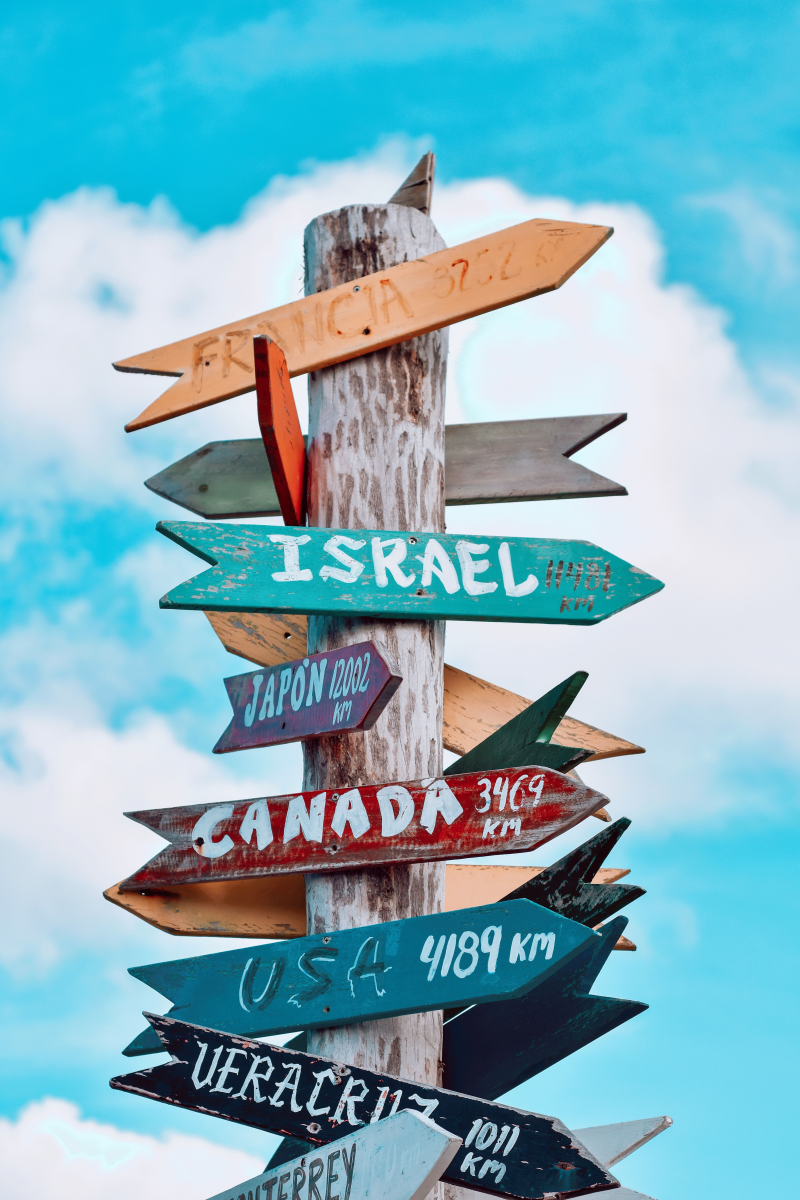
#> input picture frontend/images/home.jpg, 4000 x 6000 px (shown at 1/5 size); its folder holds only this picture in this run
$ python compress_images.py
#> lines starting #> are read from the running program, lines starting #| are printed output that depends on the picture
import os
from PIL import Image

def compress_images(directory):
    # Total space saved tracking
    total_original_size = 0
    total_compressed_size = 0
    compressed_count = 0

    for root, _, files in os.walk(directory):
        for file in files:
            if file.lower().endswith(('.jpg', '.jpeg', '.png')):
                filepath = os.path.join(root, file)

                # Get original size
                original_size = os.path.getsize(filepath)
                total_original_size += original_size

                try:
                    with Image.open(filepath) as img:
                        # Convert to RGB if necessary (e.g. PNG with alpha)
#> img is the input picture: PIL image 4000x6000 RGB; mean R, G, B 129.5, 178, 191.4
                        if img.mode in ("RGBA", "P"):
                            img = img.convert("RGB")

                        # Calculate new size while maintaining aspect ratio
                        max_width = 800
                        if img.width > max_width:
                            ratio = max_width / img.width
#> ratio = 0.2
                            new_height = int(img.height * ratio)
#> new_height = 1200
                            img = img.resize((max_width, new_height), Image.Resampling.LANCZOS)
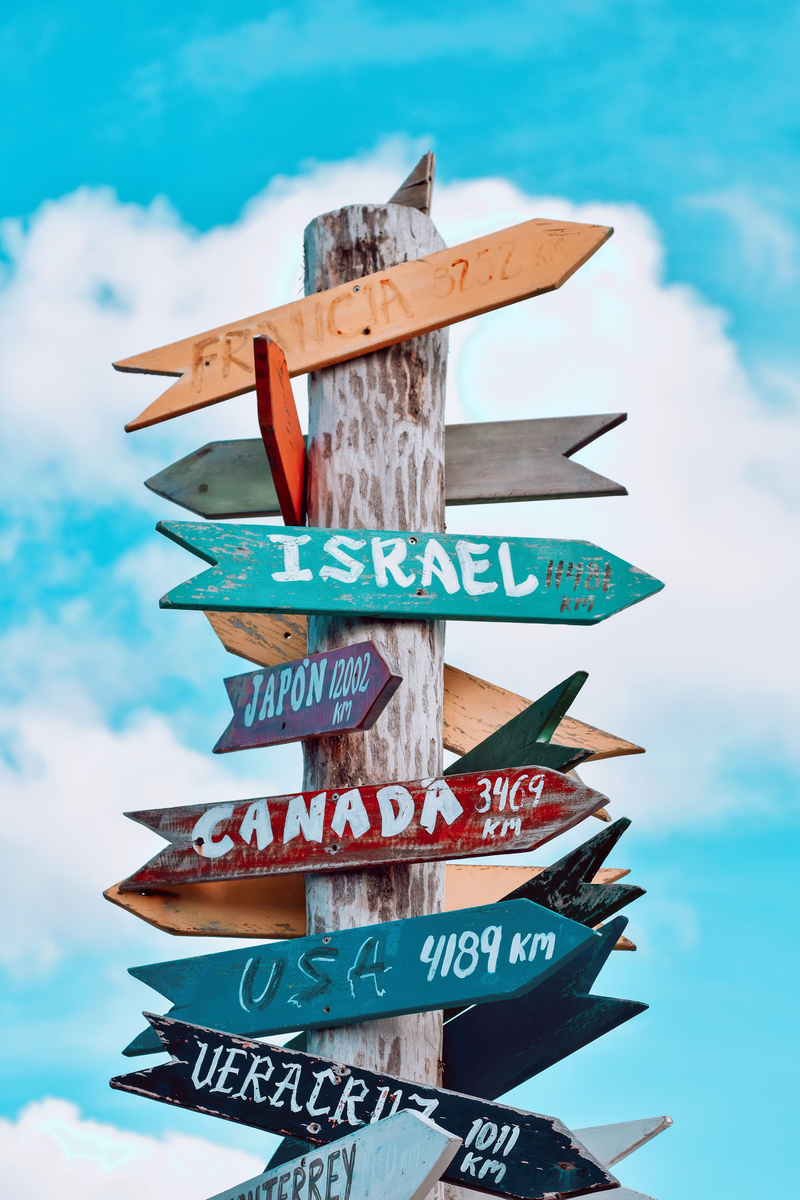
#> img: PIL image 800x1200 RGB; mean R, G, B 129.5, 178, 191.4

                        # Save the image with high compression
                        # Overwrite the original file
                        img.save(filepath, "JPEG", quality=70, optimize=True)

                    # Get new size
                    compressed_size = os.path.getsize(filepath)
                    total_compressed_size += compressed_size
                    compressed_count += 1

                    print(f"Compressed: {file} ({original_size // 1024}KB -> {compressed_size // 1024}KB)")
                except Exception as e:
                    print(f"Error compressing {file}: {e}")

    print("-" * 30)
    print(f"Total images compressed: {compressed_count}")
    print(f"Original Total Size: {total_original_size // (1024 * 1024)} MB")
    print(f"New Total Size: {total_compressed_size // (1024 * 1024)} MB")
    print(f"Space Saved: {(total_original_size - total_compressed_size) // (1024 * 1024)} MB")

if __name__ == "__main__":
    frontend_images_dir = r"c:\Users\user\Desktop\mytravelproject\frontend\images"
    compress_images(frontend_images_dir)

$ run again, on frontend/images/homeimg.jpg
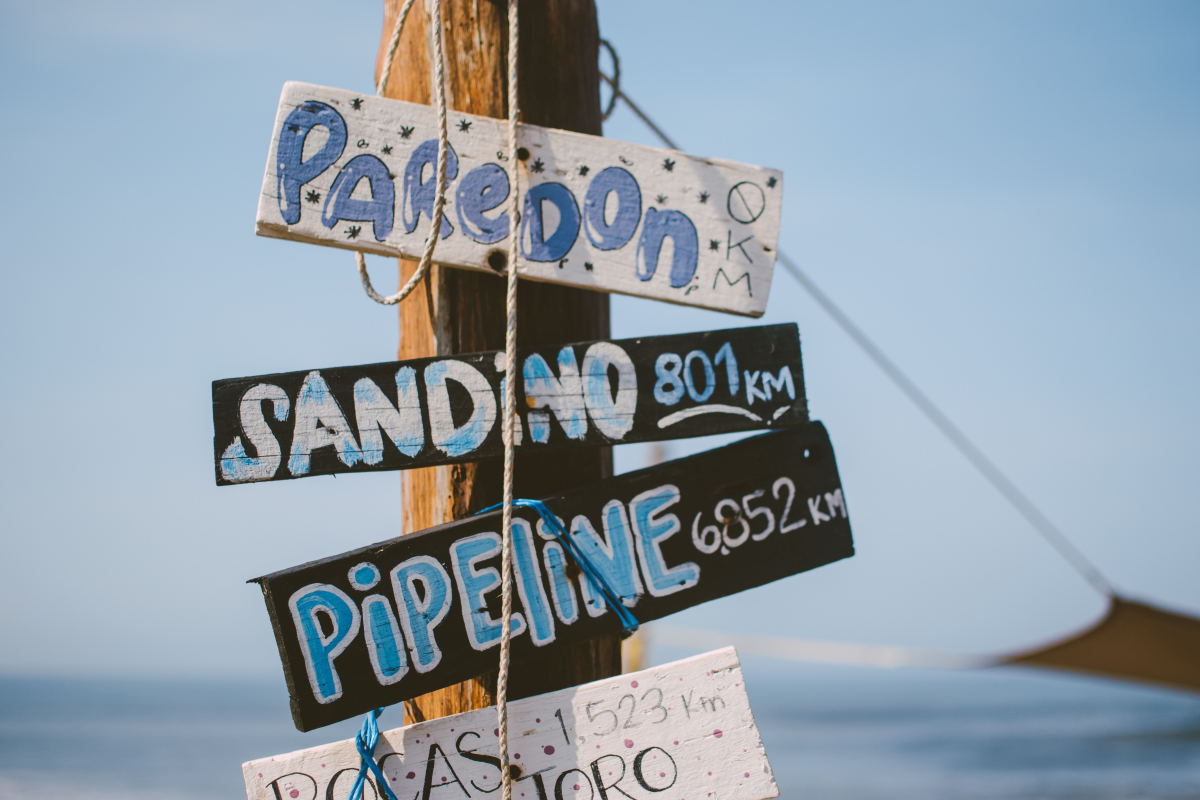
#> input picture frontend/images/homeimg.jpg, 6000 x 4000 px (shown at 1/5 size)
#> in compress_images, img is the input picture: PIL image 6000x4000 RGB; mean R, G, B 144.1, 158.1, 169.9
#> in compress_images, `img = img.resize((max_width, new_height), Image.Resampling.LANCZOS)`:
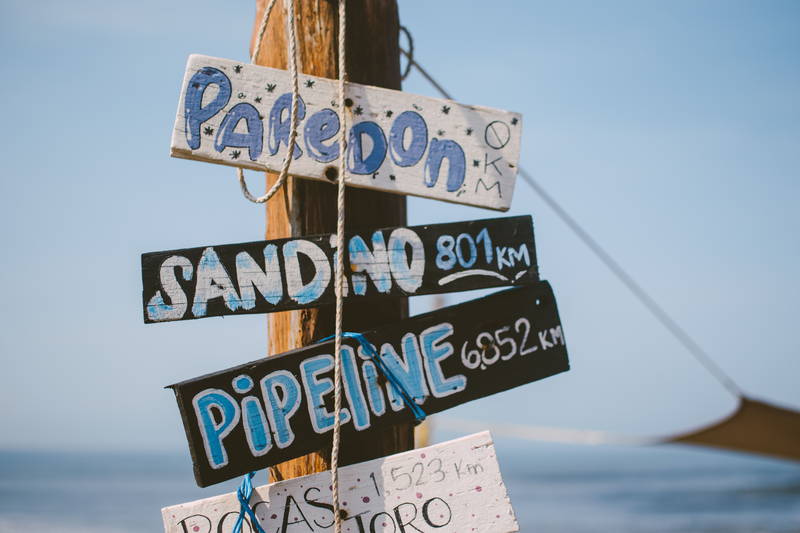
#> img: PIL image 800x533 RGB; mean R, G, B 144.1, 158.1, 169.9
